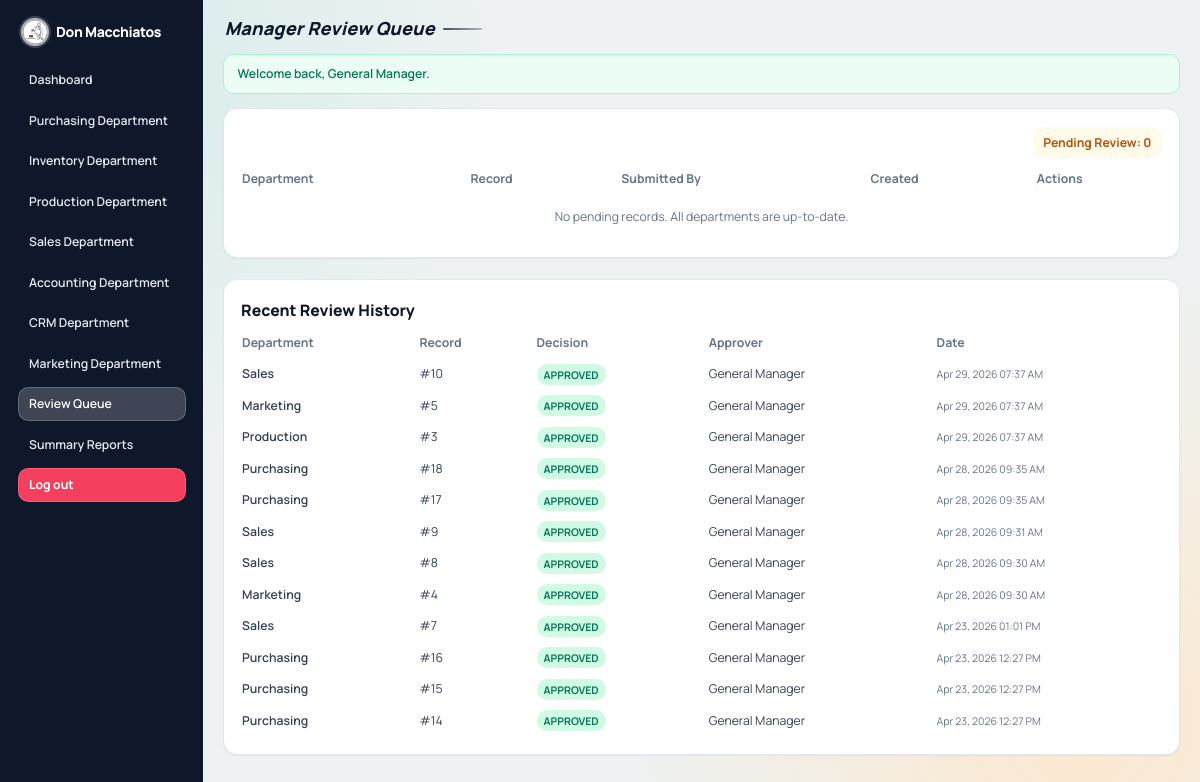
/approvals.php (signed in), run on the app's committed database.
### tables this page shows
CREATE TABLE `approval_logs` (
  `id` int(10) UNSIGNED NOT NULL,
  `module` enum('purchasing','inventory','production','sales','accounting','crm','marketing') NOT NULL,
  `record_id` int(10) UNSIGNED NOT NULL,
  `action` enum('approved','rejected') NOT NULL,
  `note` text DEFAULT NULL,
  `action_by` int(10) UNSIGNED DEFAULT NULL,
  `action_at` datetime NOT NULL DEFAULT current_timestamp()
);

CREATE TABLE `users` (
  `id` int(10) UNSIGNED NOT NULL,
  `full_name` varchar(120) NOT NULL,
  `username` varchar(60) NOT NULL,
  `password_hash` varchar(255) NOT NULL,
  `role` enum('general_manager','department_head') NOT NULL,
  `department` enum('purchasing','inventory','production','sales','accounting','crm','marketing') DEFAULT NULL,
  `created_at` datetime NOT NULL DEFAULT current_timestamp(),
  `updated_at` datetime NOT NULL DEFAULT current_timestamp() ON UPDATE current_timestamp()
);

### includes/functions.php (called while the page is built, shortened)
<?php
function e($value): string
{
    return htmlspecialchars((string) $value, ENT_QUOTES, 'UTF-8');
}
function departments(): array
{
    global $DEPARTMENTS;
    return $DEPARTMENTS;
}
function department_label(string $departmentKey): string
{
    $list = departments();
    return $list[$departmentKey] ?? ucfirst($departmentKey);
}
function department_short_label(string $departmentKey): string
{
    return trim(str_replace(' Department', '', department_label($departmentKey)));
}
function format_table_value(string $column, $value): string
{
    if (in_array($column, ['created_at', 'updated_at', 'approved_at', 'last_purchase_at', 'paid_at'], true)) {
        $timestamp = strtotime((string) $value);
        return $timestamp ? date('M d, Y h:i A', $timestamp) : (string) $value;
    }
    return (string) $value;
}

### config.php (called while the page is built, shortened)
<?php
$DEPARTMENTS = [
    'purchasing' => 'Purchasing Department',
    'inventory' => 'Inventory Department',
    'production' => 'Production Department',
    'sales' => 'Sales Department',
    'accounting' => 'Accounting Department',
    'crm' => 'CRM Department',
    'marketing' => 'Marketing Department',
];

### approvals.php (the view, shortened to what this page needs)
<?php
$pdo = db();
$pendingRecords = [];
foreach (department_configs() as $departmentKey => $departmentConfig) {
    $table = $departmentConfig['table'];
    $primaryLabel = $departmentConfig['primary_label'];
    $stmt = $pdo->query("SELECT '{$departmentKey}' AS department_key, t.*, su.full_name AS submitted_name
        FROM {$table} t
        LEFT JOIN users su ON su.id = t.submitted_by
        WHERE t.status = 'pending'
        ORDER BY t.created_at ASC");
    $rows = $stmt->fetchAll();
    foreach ($rows as $row) {
        if ($departmentKey === 'purchasing' && !can_general_manager_finalize_purchase_order($row)) {
            continue;
        }
        $row['primary_value'] = $row[$primaryLabel] ?? ('#' . $row['id']);
        $pendingRecords[] = $row;
    }
}
usort($pendingRecords, static function (array $a, array $b): int {
    return strtotime((string) $a['created_at']) <=> strtotime((string) $b['created_at']);
});
$recentLogs = $pdo->query("SELECT l.*, u.full_name AS approver_name
    FROM approval_logs l
    LEFT JOIN users u ON u.id = l.action_by
    ORDER BY l.action_at DESC
    LIMIT 12")
    ->fetchAll();
require_once __DIR__ . '/includes/layout_top.php';
?>
<section class="rounded-2xl border border-slate-200 bg-white p-5 shadow-sm">
    <div class="mb-3 text-left sm:text-right">
        <span class="inline-flex rounded-xl bg-amber-50 px-3 py-2 text-sm font-bold text-amber-700">Pending Review: <?= e((string) count($pendingRecords)) ?></span>
    </div>
    <div class="table-scroll">
        <table class="stack-table w-full min-w-[860px] text-sm">
            <thead>
            <tr class="text-left text-slate-500">
                <th class="pb-2 pr-4" data-priority="high">Department</th>
                <th class="pb-2 pr-4" data-priority="high">Record</th>
                <th class="pb-2 pr-4" data-priority="low">Submitted By</th>
                <th class="pb-2 pr-4" data-priority="low">Created</th>
                <th class="pb-2" data-priority="high">Actions</th>
            </tr>
            </thead>
            <tbody class="text-slate-700">
            <?php if ($pendingRecords): ?>
                <?php foreach ($pendingRecords as $record): ?>
                    <?php
                    $departmentKey = (string) $record['department_key'];
                    $recordId = (int) $record['id'];
                    ?>
                    <tr class="border-t border-slate-100">
                        <td class="py-2 pr-4 font-semibold"><?= e(department_short_label($departmentKey)) ?></td>
                        <td class="py-2 pr-4">#<?= e((string) $recordId) ?> - <?= e((string) $record['primary_value']) ?></td>
                        <td class="py-2 pr-4"><?= e($record['submitted_name'] ?? '-') ?></td>
                        <td class="py-2 pr-4"><?= e(format_table_value('created_at', $record['created_at'] ?? null)) ?></td>
                        <td class="py-2">
                            <div class="flex flex-wrap gap-2">
                                <button type="button" onclick="openModal('view-approval-<?= e($departmentKey) ?>-<?= e((string) $recordId) ?>')" class="rounded-lg border border-slate-300 bg-white px-3 py-1 text-xs font-bold text-slate-700 hover:bg-slate-50">View</button>
                                <button type="button" onclick="openModal('approve-<?= e($departmentKey) ?>-<?= e((string) $recordId) ?>')" class="rounded-lg border border-emerald-300 bg-emerald-50 px-3 py-1 text-xs font-bold text-emerald-700 hover:bg-emerald-100">Approve</button>
                                <button type="button" onclick="openModal('reject-<?= e($departmentKey) ?>-<?= e((string) $recordId) ?>')" class="rounded-lg border border-rose-300 bg-rose-50 px-3 py-1 text-xs font-bold text-rose-700 hover:bg-rose-100">Reject</button>
                            </div>
                        </td>
                    </tr>
                <?php endforeach; ?>
            <?php else: ?>
                <tr>
                    <td colspan="5" class="py-4 text-center text-slate-500">No pending records. All departments are up-to-date.</td>
                </tr>
            <?php endif; ?>
            </tbody>
        </table>
    </div>
</section>
<section class="mt-6 rounded-2xl border border-slate-200 bg-white p-5 shadow-sm">
    <h3 class="text-lg font-extrabold text-slate-900">Recent Review History</h3>
    <div class="table-scroll mt-3">
        <table class="stack-table w-full min-w-[760px] text-sm">
            <thead>
            <tr class="text-left text-slate-500">
                <th class="pb-2 pr-4" data-priority="high">Department</th>
                <th class="pb-2 pr-4" data-priority="high">Record</th>
                <th class="pb-2 pr-4" data-priority="high">Decision</th>
                <th class="pb-2 pr-4" data-priority="low">Approver</th>
                <th class="pb-2" data-priority="low">Date</th>
            </tr>
            </thead>
            <tbody class="text-slate-700">
            <?php if ($recentLogs): ?>
                <?php foreach ($recentLogs as $log): ?>
                    <tr class="border-t border-slate-100">
                        <td class="py-2 pr-4 font-semibold"><?= e(department_short_label((string) $log['module'])) ?></td>
                        <td class="py-2 pr-4">#<?= e((string) $log['record_id']) ?></td>
                        <td class="py-2 pr-4">
                            <span class="rounded-full px-2 py-1 text-xs font-bold <?= $log['action'] === 'approved' ? 'bg-emerald-100 text-emerald-700' : 'bg-rose-100 text-rose-700' ?>"><?= e(strtoupper((string) $log['action'])) ?></span>
                        </td>
                        <td class="py-2 pr-4"><?= e($log['approver_name'] ?? '-') ?></td>
                        <td class="py-2 text-xs text-slate-500"><?= e(format_table_value('updated_at', $log['action_at'] ?? null)) ?></td>
                    </tr>
                <?php endforeach; ?>
            <?php else: ?>
                <tr>
                    <td colspan="5" class="py-4 text-center text-slate-500">No approval history yet.</td>
                </tr>
            <?php endif; ?>
            </tbody>
        </table>
    </div>
</section>
<?php require_once __DIR__ . '/includes/layout_bottom.php'; ?>

### includes/layout_top.php (style rules this page uses)
:root { --canvas: #eef2f2; --text-main: #0f172a; --app-sidebar-md: 13.5rem; --app-sidebar-lg: 14.5rem; --app-content-x: 0.75rem; --app-content-y: 0.75rem; --app-card-pad: 1rem; --app-title-size: 1.35rem; --app-title-line: 1.25; --mobile-topbar-x: 0.75rem; --mobile-topbar-y: 0.75rem; --mobile-chip-font: 0.72rem; --mobile-chip-pad-x: 0.75rem; --mobile-chip-pad-y: 0.25rem; --table-scroll-edge: -0.25rem; --table-scroll-pad: 0.25rem; --stack-row-gap: 0.75rem; --stack-card-pad-y: 0.25rem; --stack-card-pad-x: 0.75rem; --stack-cell-font: 0.83rem; --stack-label-font: 0.64rem; }
*, *::before, *::after { box-sizing: border-box; }
html { font-size: 14px; }
body { font-family: 'Manrope', sans-serif; background: radial-gradient(circle at 10% 10%, #d8eceb 0%, transparent 30%), radial-gradient(circle at 90% 90%, #fde8cf 0%, transparent 35%), var(--canvas); color: var(--text-main); margin: 0; min-width: 320px; overflow-x: hidden; }
.table-scroll { overflow-x: auto; -webkit-overflow-scrolling: touch; scrollbar-width: thin; }
.table-scroll table { border-collapse: separate; border-spacing: 0; }
@media (min-width: 1024px) and (max-width: 1279px) { :root { --app-content-x: 1.4rem; --app-content-y: 1.2rem; --app-card-pad: 1.22rem; --app-title-size: 1.72rem; } }

### data on the page
approval_logs: module "Sales", record "10", action "APPROVED", action_by.full_name "General Manager", action_at "Apr 29, 2026 07:37 AM"
approval_logs: module "Marketing", record "5", action "APPROVED", action_by.full_name "General Manager", action_at "Apr 29, 2026 07:37 AM"
approval_logs: module "Production", record "3", action "APPROVED", action_by.full_name "General Manager", action_at "Apr 29, 2026 07:37 AM"
approval_logs: module "Purchasing", record "18", action "APPROVED", action_by.full_name "General Manager", action_at "Apr 28, 2026 09:35 AM"
approval_logs: module "Purchasing", record "17", action "APPROVED", action_by.full_name "General Manager", action_at "Apr 28, 2026 09:35 AM"
approval_logs: module "Sales", record "9", action "APPROVED", action_by.full_name "General Manager", action_at "Apr 28, 2026 09:31 AM"
approval_logs: module "Sales", record "8", action "APPROVED", action_by.full_name "General Manager", action_at "Apr 28, 2026 09:30 AM"
approval_logs: module "Marketing", record "4", action "APPROVED", action_by.full_name "General Manager", action_at "Apr 28, 2026 09:30 AM"
approval_logs: module "Sales", record "7", action "APPROVED", action_by.full_name "General Manager", action_at "Apr 23, 2026 01:01 PM"
approval_logs: module "Purchasing", record "16", action "APPROVED", action_by.full_name "General Manager", action_at "Apr 23, 2026 12:27 PM"
approval_logs: module "Purchasing", record "15", action "APPROVED", action_by.full_name "General Manager", action_at "Apr 23, 2026 12:27 PM"
approval_logs: module "Purchasing", record "14", action "APPROVED", action_by.full_name "General Manager", action_at "Apr 23, 2026 12:27 PM"

### other printed values
APP_NAME "Don Macchiatos"
$departmentName "Purchasing Department"
$departmentName "Inventory Department"
$departmentName "Production Department"
$departmentName "Sales Department"
$departmentName "Accounting Department"
$departmentName "CRM Department"
$departmentName "Marketing Department"
$pageTitle "Manager Review Queue"
$flash['message'] "Welcome back, General Manager."
count($pendingRecords) "0"
